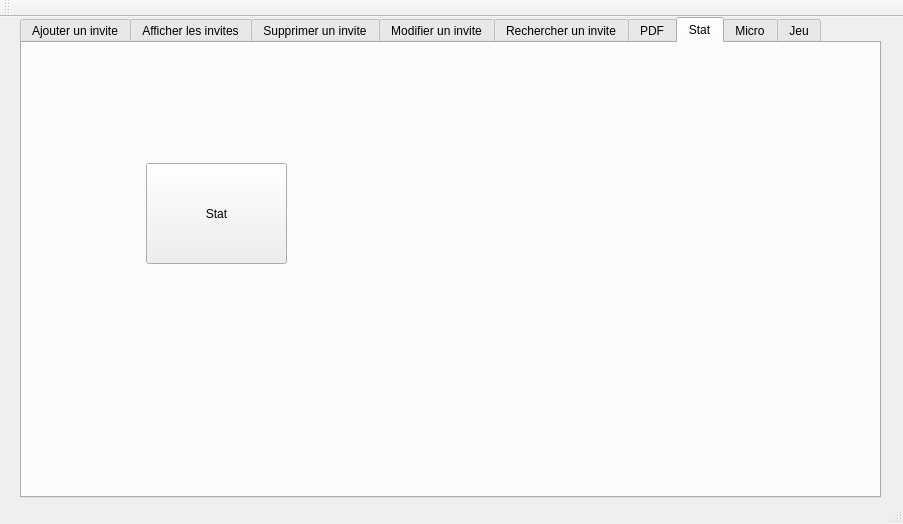
<?xml version="1.0" encoding="UTF-8"?>
<ui version="4.0">
 <class>MainWindow</class>
 <widget class="QMainWindow" name="MainWindow">
  <property name="geometry">
   <rect>
    <x>0</x>
    <y>0</y>
    <width>903</width>
    <height>524</height>
   </rect>
  </property>
  <property name="windowTitle">
   <string>Gestion des Clients</string>
  </property>
  <widget class="QWidget" name="centralWidget">
   <widget class="QTabWidget" name="datetime_modifier">
    <property name="geometry">
     <rect>
      <x>20</x>
      <y>0</y>
      <width>861</width>
      <height>481</height>
     </rect>
    </property>
    <property name="currentIndex">
     <number>6</number>
    </property>
    <widget class="QWidget" name="tab">
     <attribute name="title">
      <string>Ajouter un invite</string>
     </attribute>
     <widget class="QGroupBox" name="groupBox">
      <property name="geometry">
       <rect>
        <x>0</x>
        <y>20</y>
        <width>120</width>
        <height>21</height>
       </rect>
      </property>
      <property name="title">
       <string>Ajout</string>
      </property>
      <widget class="QLabel" name="label_3">
       <property name="geometry">
        <rect>
         <x>20</x>
         <y>60</y>
         <width>47</width>
         <height>14</height>
        </rect>
       </property>
       <property name="text">
        <string>Id</string>
       </property>
      </widget>
      <widget class="QLineEdit" name="lineEdit">
       <property name="geometry">
        <rect>
         <x>90</x>
         <y>70</y>
         <width>121</width>
         <height>20</height>
        </rect>
       </property>
      </widget>
     </widget>
     <widget class="QLabel" name="label">
      <property name="geometry">
       <rect>
        <x>10</x>
        <y>190</y>
        <width>61</width>
        <height>20</height>
       </rect>
      </property>
      <property name="text">
       <string>Repetition</string>
      </property>
     </widget>
     <widget class="QLabel" name="label_2">
      <property name="geometry">
       <rect>
        <x>10</x>
        <y>290</y>
        <width>71</width>
        <height>16</height>
       </rect>
      </property>
      <property name="text">
       <string>Date and Time</string>
      </property>
     </widget>
     <widget class="QLabel" name="label_4">
      <property name="geometry">
       <rect>
        <x>10</x>
        <y>80</y>
        <width>81</width>
        <height>51</height>
       </rect>
      </property>
      <property name="text">
       <string>Identifiant</string>
      </property>
     </widget>
     <widget class="QLineEdit" name="id_ajout">
      <property name="geometry">
       <rect>
        <x>90</x>
        <y>90</y>
        <width>171</width>
        <height>21</height>
       </rect>
      </property>
     </widget>
     <widget class="QPushButton" name="pb_ajouter">
      <property name="geometry">
       <rect>
        <x>420</x>
        <y>200</y>
        <width>91</width>
        <height>81</height>
       </rect>
      </property>
      <property name="text">
       <string>Ajouter</string>
      </property>
     </widget>
     <widget class="QSpinBox" name="rep_ajout">
      <property name="geometry">
       <rect>
        <x>140</x>
        <y>190</y>
        <width>42</width>
        <height>22</height>
       </rect>
      </property>
     </widget>
     <widget class="QDateTimeEdit" name="datetime_ajout">
      <property name="geometry">
       <rect>
        <x>140</x>
        <y>280</y>
        <width>194</width>
        <height>22</height>
       </rect>
      </property>
     </widget>
    </widget>
    <widget class="QWidget" name="tab_2">
     <attribute name="title">
      <string>Afficher les invites</string>
     </attribute>
     <widget class="QTableView" name="tab_invite">
      <property name="geometry">
       <rect>
        <x>20</x>
        <y>20</y>
        <width>801</width>
        <height>341</height>
       </rect>
      </property>
     </widget>
     <widget class="QPushButton" name="pb_tri_id">
      <property name="geometry">
       <rect>
        <x>200</x>
        <y>380</y>
        <width>161</width>
        <height>71</height>
       </rect>
      </property>
      <property name="text">
       <string>Trier par ID(Croissant)</string>
      </property>
     </widget>
     <widget class="QPushButton" name="pb_tri_id_2">
      <property name="geometry">
       <rect>
        <x>420</x>
        <y>380</y>
        <width>161</width>
        <height>71</height>
       </rect>
      </property>
      <property name="text">
       <string>Trier par ID(Decroissant)</string>
      </property>
     </widget>
    </widget>
    <widget class="QWidget" name="tab_3">
     <attribute name="title">
      <string>Supprimer un invite</string>
     </attribute>
     <widget class="QLabel" name="label_5">
      <property name="geometry">
       <rect>
        <x>100</x>
        <y>50</y>
        <width>91</width>
        <height>16</height>
       </rect>
      </property>
      <property name="text">
       <string/>
      </property>
     </widget>
     <widget class="QLabel" name="label_6">
      <property name="geometry">
       <rect>
        <x>0</x>
        <y>30</y>
        <width>71</width>
        <height>16</height>
       </rect>
      </property>
      <property name="text">
       <string>Suppression</string>
      </property>
     </widget>
     <widget class="QLabel" name="label_7">
      <property name="geometry">
       <rect>
        <x>10</x>
        <y>100</y>
        <width>81</width>
        <height>71</height>
       </rect>
      </property>
      <property name="text">
       <string>Identifiant</string>
      </property>
     </widget>
     <widget class="QLineEdit" name="id_supp">
      <property name="geometry">
       <rect>
        <x>110</x>
        <y>120</y>
        <width>113</width>
        <height>20</height>
       </rect>
      </property>
     </widget>
     <widget class="QPushButton" name="pb_supprimer">
      <property name="geometry">
       <rect>
        <x>110</x>
        <y>280</y>
        <width>121</width>
        <height>41</height>
       </rect>
      </property>
      <property name="text">
       <string>Supprimer</string>
      </property>
     </widget>
    </widget>
    <widget class="QWidget" name="tab_4">
     <attribute name="title">
      <string>Modifier un invite</string>
     </attribute>
     <widget class="QLineEdit" name="id_modifier">
      <property name="geometry">
       <rect>
        <x>120</x>
        <y>120</y>
        <width>113</width>
        <height>20</height>
       </rect>
      </property>
     </widget>
     <widget class="QLabel" name="label_8">
      <property name="geometry">
       <rect>
        <x>0</x>
        <y>120</y>
        <width>51</width>
        <height>16</height>
       </rect>
      </property>
      <property name="text">
       <string>Identifiant</string>
      </property>
     </widget>
     <widget class="QLabel" name="label_10">
      <property name="geometry">
       <rect>
        <x>0</x>
        <y>220</y>
        <width>111</width>
        <height>16</height>
       </rect>
      </property>
      <property name="text">
       <string>New repetitions</string>
      </property>
     </widget>
     <widget class="QLabel" name="label_11">
      <property name="geometry">
       <rect>
        <x>0</x>
        <y>310</y>
        <width>111</width>
        <height>20</height>
       </rect>
      </property>
      <property name="text">
       <string>New Date and Time</string>
      </property>
     </widget>
     <widget class="QSpinBox" name="rep_modifier">
      <property name="geometry">
       <rect>
        <x>150</x>
        <y>220</y>
        <width>42</width>
        <height>22</height>
       </rect>
      </property>
     </widget>
     <widget class="QPushButton" name="pb_modifier">
      <property name="geometry">
       <rect>
        <x>414</x>
        <y>160</y>
        <width>121</width>
        <height>111</height>
       </rect>
      </property>
      <property name="text">
       <string>Modifier</string>
      </property>
     </widget>
     <widget class="QDateTimeEdit" name="datetime_modifier_2">
      <property name="geometry">
       <rect>
        <x>140</x>
        <y>310</y>
        <width>194</width>
        <height>22</height>
       </rect>
      </property>
     </widget>
    </widget>
    <widget class="QWidget" name="tab_5">
     <attribute name="title">
      <string>Rechercher un invite</string>
     </attribute>
     <widget class="QLineEdit" name="id_recherche">
      <property name="geometry">
       <rect>
        <x>142</x>
        <y>130</y>
        <width>151</width>
        <height>20</height>
       </rect>
      </property>
     </widget>
     <widget class="QLabel" name="label_9">
      <property name="geometry">
       <rect>
        <x>20</x>
        <y>140</y>
        <width>61</width>
        <height>16</height>
       </rect>
      </property>
      <property name="text">
       <string>Identifiant</string>
      </property>
     </widget>
     <widget class="QLabel" name="label_14">
      <property name="geometry">
       <rect>
        <x>20</x>
        <y>270</y>
        <width>51</width>
        <height>16</height>
       </rect>
      </property>
      <property name="text">
       <string>Date Time</string>
      </property>
     </widget>
     <widget class="QTableView" name="tab_recherche">
      <property name="geometry">
       <rect>
        <x>400</x>
        <y>40</y>
        <width>391</width>
        <height>391</height>
       </rect>
      </property>
     </widget>
     <widget class="QPushButton" name="pb_recherche">
      <property name="geometry">
       <rect>
        <x>84</x>
        <y>320</y>
        <width>131</width>
        <height>81</height>
       </rect>
      </property>
      <property name="text">
       <string>Search</string>
      </property>
     </widget>
     <widget class="QDateTimeEdit" name="datetime_recherche">
      <property name="geometry">
       <rect>
        <x>140</x>
        <y>260</y>
        <width>194</width>
        <height>22</height>
       </rect>
      </property>
     </widget>
    </widget>
    <widget class="QWidget" name="tab_6">
     <attribute name="title">
      <string>PDF</string>
     </attribute>
     <widget class="QPushButton" name="pb_pdf">
      <property name="geometry">
       <rect>
        <x>50</x>
        <y>80</y>
        <width>241</width>
        <height>231</height>
       </rect>
      </property>
      <property name="text">
       <string>Print PDF</string>
      </property>
     </widget>
     <widget class="QTextEdit" name="pdf">
      <property name="geometry">
       <rect>
        <x>400</x>
        <y>40</y>
        <width>301</width>
        <height>311</height>
       </rect>
      </property>
     </widget>
    </widget>
    <widget class="QWidget" name="tab_7">
     <attribute name="title">
      <string>Stat</string>
     </attribute>
     <widget class="QPushButton" name="pb_stat">
      <property name="geometry">
       <rect>
        <x>124</x>
        <y>120</y>
        <width>141</width>
        <height>101</height>
       </rect>
      </property>
      <property name="text">
       <string>Stat</string>
      </property>
     </widget>
    </widget>
    <widget class="QWidget" name="tab_8">
     <attribute name="title">
      <string>Micro</string>
     </attribute>
     <widget class="QPushButton" name="start_micro">
      <property name="geometry">
       <rect>
        <x>100</x>
        <y>40</y>
        <width>191</width>
        <height>101</height>
       </rect>
      </property>
      <property name="text">
       <string>Start Mic</string>
      </property>
     </widget>
     <widget class="QPushButton" name="stop_micro">
      <property name="geometry">
       <rect>
        <x>570</x>
        <y>20</y>
        <width>201</width>
        <height>101</height>
       </rect>
      </property>
      <property name="text">
       <string>Stop Mic</string>
      </property>
     </widget>
     <widget class="QWidget" name="verticalLayoutWidget">
      <property name="geometry">
       <rect>
        <x>239</x>
        <y>110</y>
        <width>321</width>
        <height>291</height>
       </rect>
      </property>
      <layout class="QVBoxLayout" name="layout"/>
     </widget>
    </widget>
    <widget class="QWidget" name="tab_9">
     <attribute name="title">
      <string>Jeu</string>
     </attribute>
     <widget class="QLineEdit" name="reponse">
      <property name="geometry">
       <rect>
        <x>110</x>
        <y>180</y>
        <width>113</width>
        <height>20</height>
       </rect>
      </property>
     </widget>
     <widget class="QPushButton" name="reponse_enigme">
      <property name="geometry">
       <rect>
        <x>40</x>
        <y>250</y>
        <width>151</width>
        <height>111</height>
       </rect>
      </property>
      <property name="text">
       <string>Envoyer la reponse</string>
      </property>
     </widget>
     <widget class="QLabel" name="question">
      <property name="geometry">
       <rect>
        <x>100</x>
        <y>100</y>
        <width>741</width>
        <height>41</height>
       </rect>
      </property>
      <property name="maximumSize">
       <size>
        <width>741</width>
        <height>41</height>
       </size>
      </property>
      <property name="text">
       <string/>
      </property>
     </widget>
     <widget class="QPushButton" name="generate_enigme">
      <property name="geometry">
       <rect>
        <x>284</x>
        <y>280</y>
        <width>121</width>
        <height>71</height>
       </rect>
      </property>
      <property name="text">
       <string>Generate Question</string>
      </property>
     </widget>
     <widget class="QLabel" name="label_12">
      <property name="geometry">
       <rect>
        <x>20</x>
        <y>120</y>
        <width>47</width>
        <height>14</height>
       </rect>
      </property>
      <property name="text">
       <string>Question</string>
      </property>
     </widget>
     <widget class="QLabel" name="label_13">
      <property name="geometry">
       <rect>
        <x>20</x>
        <y>180</y>
        <width>47</width>
        <height>14</height>
       </rect>
      </property>
      <property name="text">
       <string>Reponse</string>
      </property>
     </widget>
    </widget>
   </widget>
  </widget>
  <widget class="QToolBar" name="mainToolBar">
   <attribute name="toolBarArea">
    <enum>TopToolBarArea</enum>
   </attribute>
   <attribute name="toolBarBreak">
    <bool>false</bool>
   </attribute>
  </widget>
  <widget class="QStatusBar" name="statusBar"/>
 </widget>
 <layoutdefault spacing="6" margin="11"/>
 <resources/>
 <connections/>
</ui>
